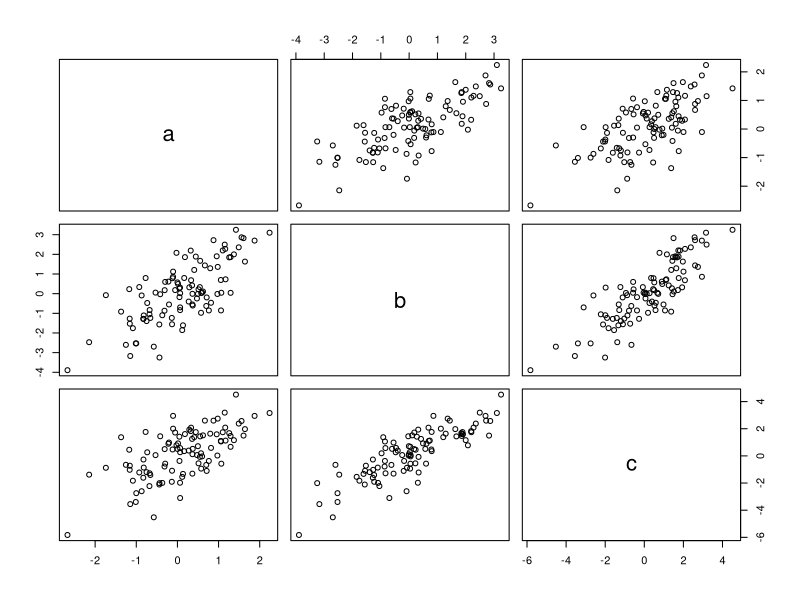

Recreate this plot in R.
###########################
### Session 1 Exercises ###
###########################

#1.1
#a
P <- c(seq(31, 60, 1))
P

Q <- matrix(seq(31, 60, 1), ncol=5)
Q

#b
Qt <- matrix(seq(31, 60, 1), ncol=5, byrow = TRUE)
Qt

#1.2
#a
x1 <- rnorm(100)
x2 <- rnorm(100)
x3 <- rnorm(100)

#b
t<- data.frame(a=x1, b=x1+x2, c=x1+x2+x3)
t

#c
plot(t)
#sd(t)
#plot created scatter plots pairwise
#sd did not work, columns in a data frame may contain 
#different data types, and standard deviation can be
#calculated for numerical data only.

#d
sd(t$a)
sd(t$b)
sd(t$c)

#for everything together:
tmatrix <- as.matrix(t)
sd(tmatrix)
# Attention, it works only when you have the same data type in each column.

#1.3
# Create a vector using a sequence going from 21 to 120. Give it the name “a”.
a<-seq(21,120) # this does the same aa<-21:120

# Define b as the length of a.
b<-length(a)
b

#Define d the 5th element of the vector a.

d<-a[5]

# Define f the vector containing the elements from the 2nd until the 6th.

f<-a[2:6]

# Define g the vector containing the 1st , 3rd and 7th elements of a.

g<-a[c(1,3,7)]

# Create a vector, call it h, containing the sequence of values of “a” from 1 until 100 every 4 observations.

h<-a[seq(1,100,by=4)]

# Define i the vector containing the elements bigger than 24 and smaller than 29.

i<-a[a>24&a<29]

# Create a matrix (give it the name l) with 25 rows and 4 columns containing the element of the vector a.

l<-matrix(a,25,4) # this makes the transpose of l:  t(l)

# Define m the vector containing the elements of the second column of l.

m<-l[,2]

# Define n the vector containing the elements of the third row of l.

n<-l[3,]

# Define o the vector containing the elements included from row 6 until row 12 and from column 2 until column 3 of l.

o<-l[6:12,2:3]

#1.4
#a
months <- c("Feb", "Jun", "Jul", "Apr", "Aug") 
months 

#b 
sort(months) 
## [1] "Apr" "Aug" "Feb" "Jul" "Jun" 
#They are in alphabetical order 

#c 
month_levels <- c("Jan", "Feb", "Mar", "Apr", "May", "Jun", "Jul", "Aug", "Sep", "Oct", "Nov", "Dec") 

#d 
mymonths <- factor(months, levels = month_levels) 
mymonths 
## [1] Feb Jun Jul Apr Aug 
## Levels: Jan Feb Mar Apr May Jun Jul Aug Sep Oct Nov Dec

#e 
sort(mymonths) 
## [1] Feb Apr Jun Jul Aug 
## Levels: Jan Feb Mar Apr May Jun Jul Aug Sep Oct Nov Dec 
#They are in the order of months, neither in the original order, nor in alphabetical order.
